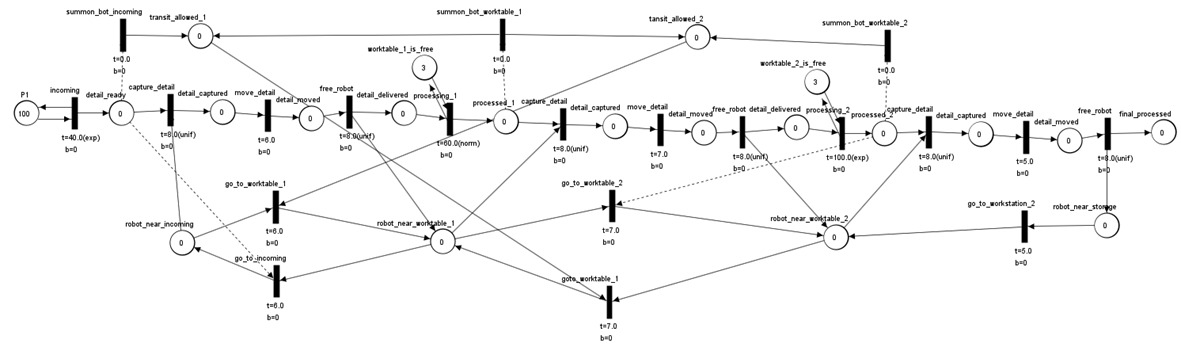
#> input picture data/upscaled/better_res/cp_2.png, 1181 x 351 px
$ jupyter execute pil.ipynb
#> lines starting #> are read from the running program, lines starting #| are printed output that depends on the picture
[cell 1]
from PIL import Image, ImageFilter, ImageEnhance

[cell 2]
img_path = "../../data/upscaled/better_res/cp_2.png"
filename = img_path.split('/')[-1].split('.')[0]  # Extract just the filename part
img = Image.open(img_path)
#> img is the input picture: PIL image 1181x351 P; min 0, max 255, mean 245.6
original_width, original_height = img.size
#> original_width = 1181; original_height = 351

[cell 3]
factor = 4 # For 2x upscale
# resample_filter = Image.NEAREST # Or Image.BILINEAR, Image.BICUBIC, Image.LANCZOS
resample_filter = Image.NEAREST # Or Image.NEAREST, Image.BILINEAR, Image.LANCZOS

new_width = original_width * factor
#> new_width = 4724
new_height = original_height * factor
#> new_height = 1404

[cell 4]
resized_img = img.resize((new_width, new_height), resample=resample_filter)
resized_img.save(f"../../data/upscaled/nn/{filename}_{factor}.png")
resized_img.show()

[cell 5]
# Assume 'upscaled_img_pil' is the PIL Image object after upscaling
# Convert palette image to RGB before applying filters
if resized_img.mode == "P":
    resized_img = resized_img.convert("RGB")

img_sharpened = resized_img.filter(ImageFilter.SHARPEN)

# Display or save img_sharpened_pil
# img_sharpened_pil.save("sharpened_pil.png")
img_sharpened.show()

[cell 6]
if resized_img.mode != "RGB":
    resized_img = resized_img.convert("RGB")

# Assume 'upscaled_img_pil' is the PIL Image object after upscaling
enhancer = ImageEnhance.Contrast(resized_img)

# Enhance contrast. Factor > 1.0 increases contrast. 1.0 is original.
# Values like 1.5 or 2.0 are common starting points.
factor = 1.5
img_contrasted = enhancer.enhance(factor)
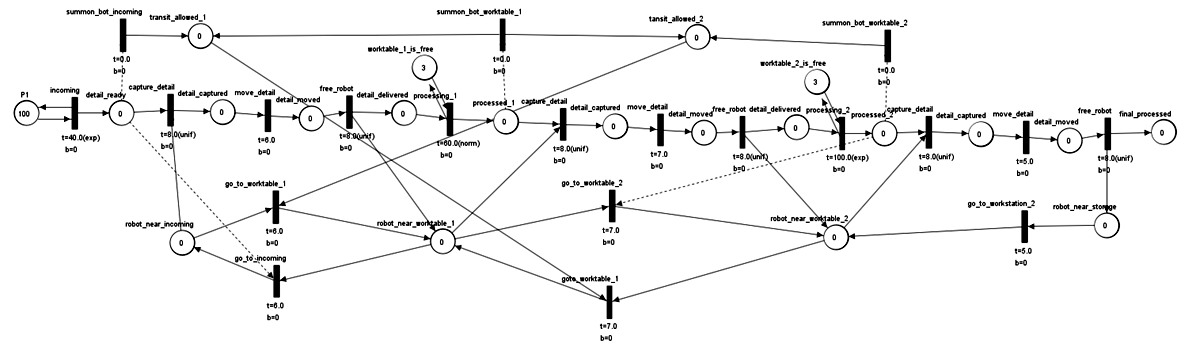
#> img_contrasted: PIL image 4724x1404 RGB (shown at 1/4 size); min 0, max 255, mean 242.7

# Display or save img_contrasted_pil
img_contrasted.save((f"../../data/morphed/{filename}_{factor}_contrast.png"))
img_contrasted.show()


$ run again, with data/upscaled/better_res/cp_3.png copied over data/upscaled/better_res/cp_2.png
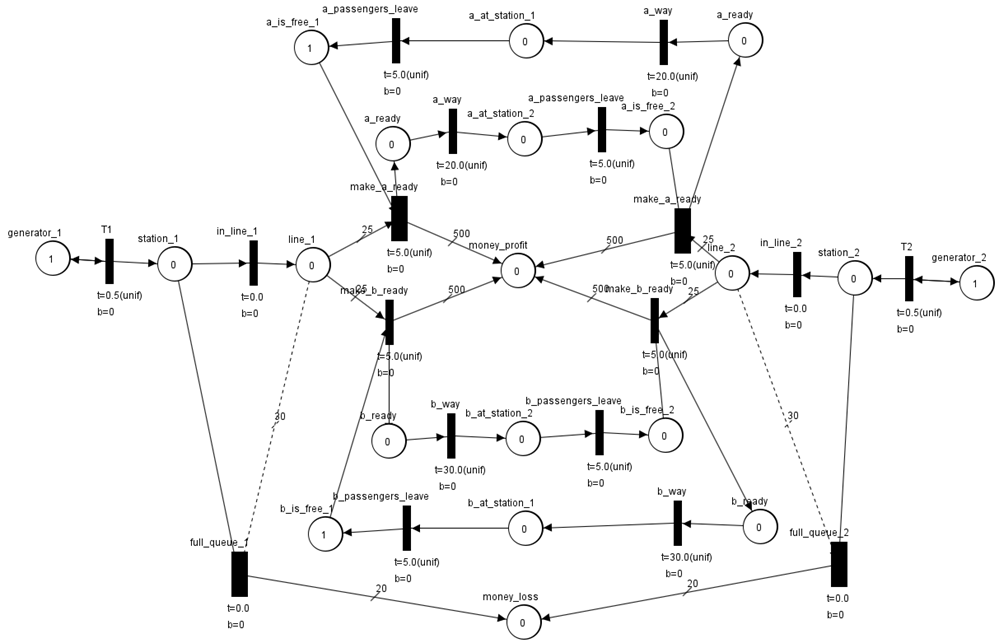
#> input picture data/upscaled/better_res/cp_3.png, 999 x 643 px
#> img is the input picture: PIL image 999x643 P; min 0, max 255, mean 245.9
#> `img_contrasted = enhancer.enhance(factor)`:
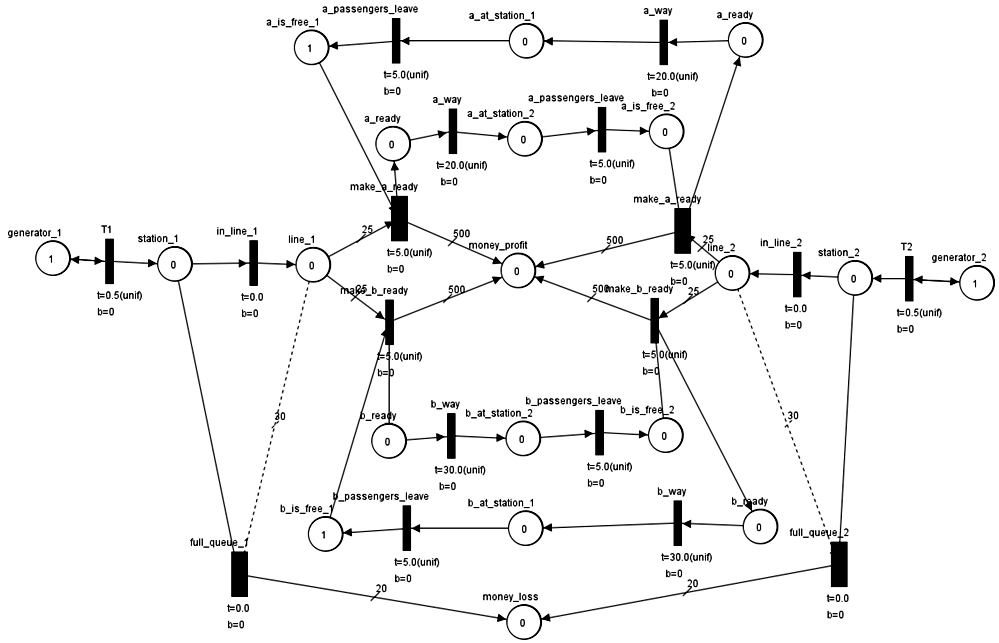
#> img_contrasted: PIL image 3996x2572 RGB (shown at 1/4 size); min 0, max 255, mean 243.5

$ run again, with data/upscaled/better_res/mp_1.png copied over data/upscaled/better_res/cp_2.png
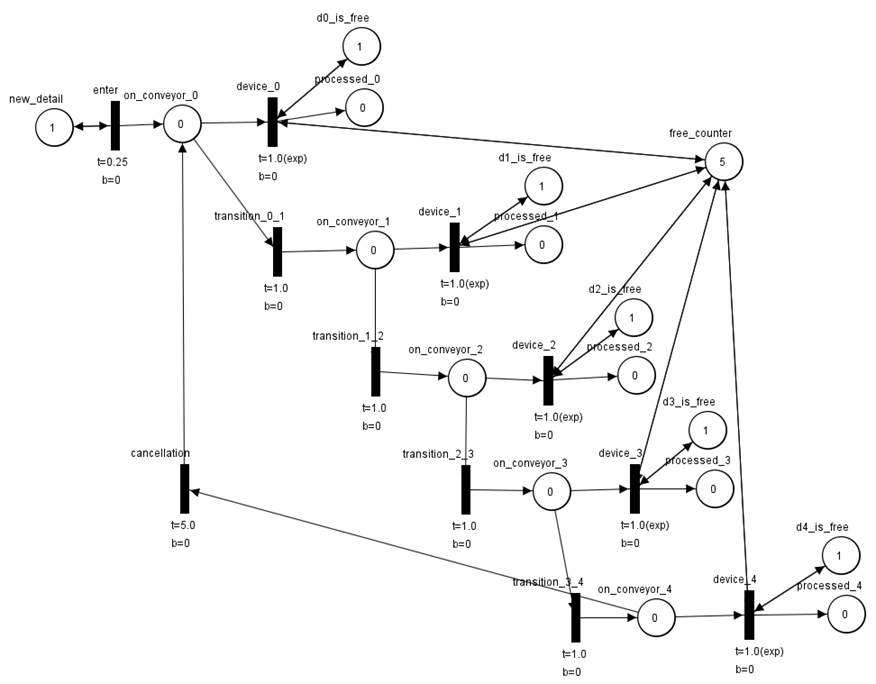
#> input picture data/upscaled/better_res/mp_1.png, 876 x 684 px
#> img is the input picture: PIL image 876x684 P; min 0, max 255, mean 246.9
#> `img_contrasted = enhancer.enhance(factor)`:
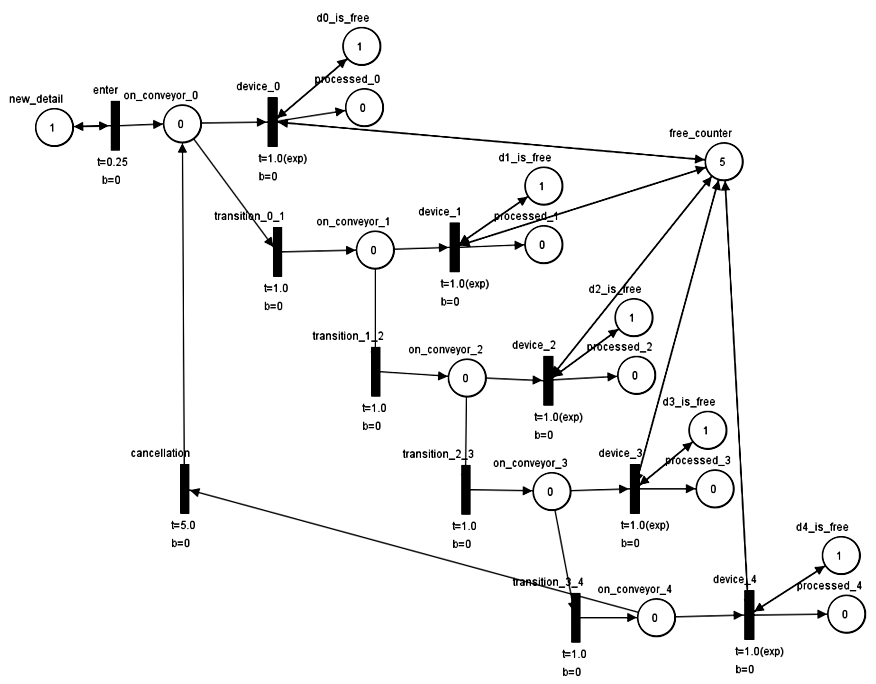
#> img_contrasted: PIL image 3504x2736 RGB (shown at 1/4 size); min 0, max 255, mean 244.8

$ run again, with data/upscaled/better_res/mp_2.png copied over data/upscaled/better_res/cp_2.png
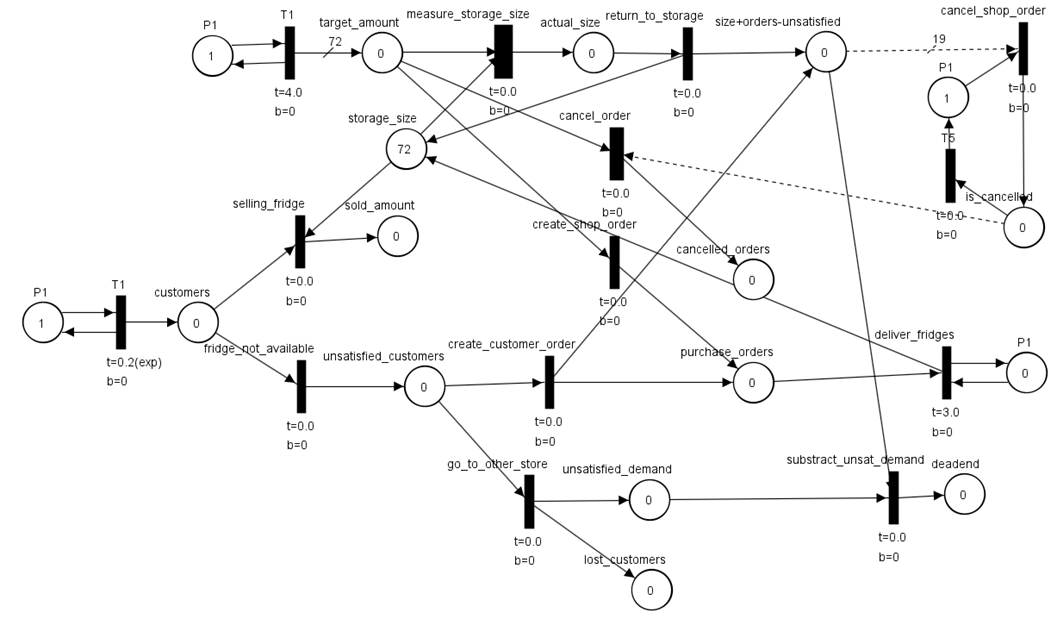
#> input picture data/upscaled/better_res/mp_2.png, 1057 x 619 px
#> img is the input picture: PIL image 1057x619 P; min 0, max 255, mean 245.1
#> `img_contrasted = enhancer.enhance(factor)`:
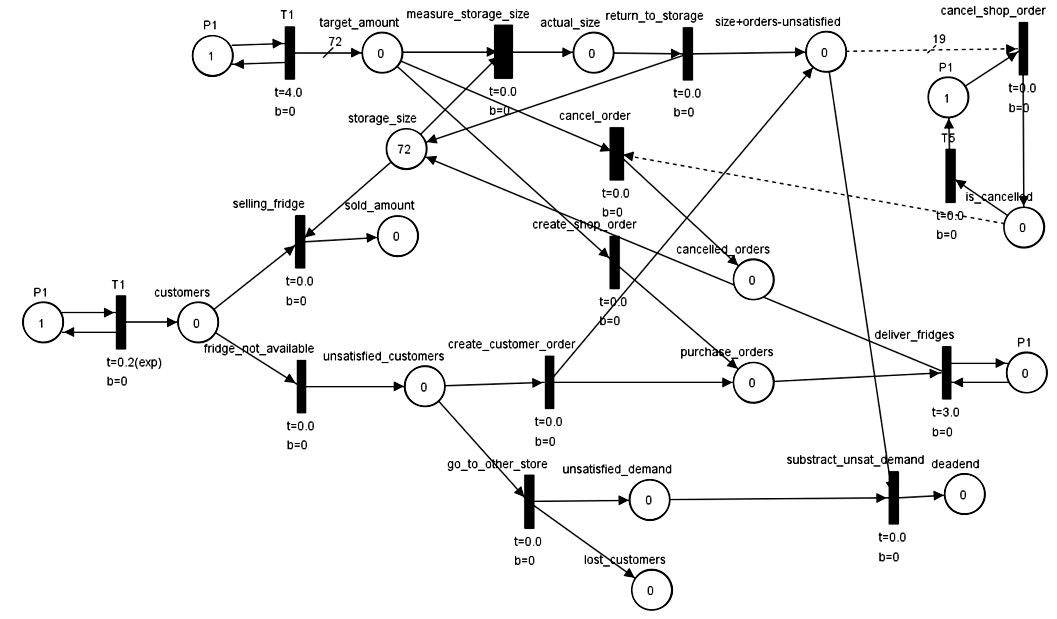
#> img_contrasted: PIL image 4228x2476 RGB (shown at 1/4 size); min 0, max 255, mean 242.6
